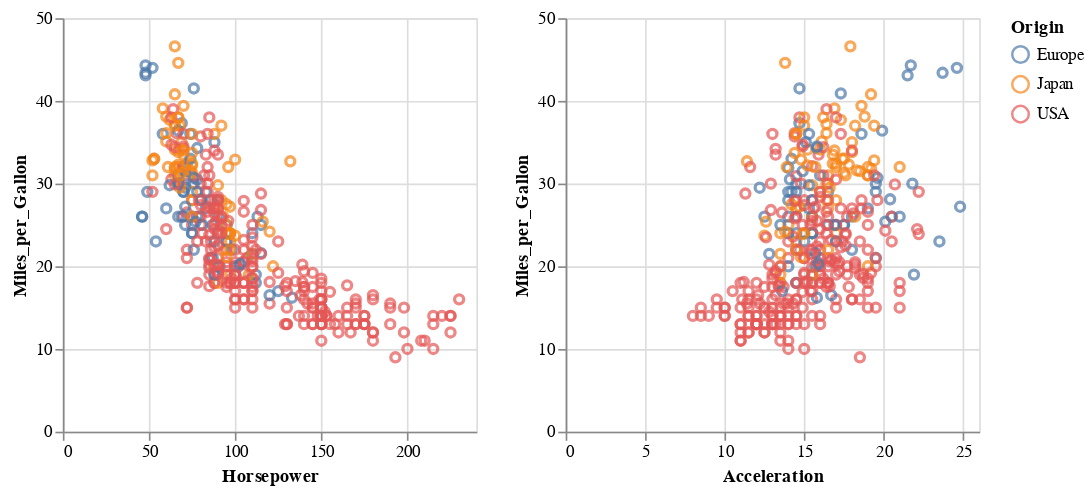

Notebook code cell kept with this figure:
### Code cell
import altair as alt
from vega_datasets import data

source = data.cars()

brush = alt.selection(type='interval', resolve='global')

base = alt.Chart(source).mark_point().encode(
    y='Miles_per_Gallon',
    color=alt.condition(brush, 'Origin', alt.ColorValue('gray')),
).add_selection(
    brush
).properties(
    width=250,
    height=250
).interactive()

base.encode(x='Horsepower') | base.encode(x='Acceleration')

### Figure 1 — Vega-Lite specification as saved in the notebook (floating-point values rounded to 4 significant figures; data arrays with more than 128 entries replaced by an {"elided": "..."} marker saying what was removed)
{"config": {"view": {"continuousWidth": 400, "continuousHeight": 300}}, "hconcat": [{"mark": "point", "encoding": {"color": {"condition": {"type": "nominal", "field": "Origin", "selection": "selector010"}, "value": "gray"}, "x": {"type": "quantitative", "field": "Horsepower"}, "y": {"type": "quantitative", "field": "Miles_per_Gallon"}}, "height": 250, "selection": {"selector010": {"type": "interval", "resolve": "global"}, "selector011": {"type": "interval", "bind": "scales", "encodings": ["x", "y"]}}, "width": 250}, {"mark": "point", "encoding": {"color": {"condition": {"type": "nominal", "field": "Origin", "selection": "selector010"}, "value": "gray"}, "x": {"type": "quantitative", "field": "Acceleration"}, "y": {"type": "quantitative", "field": "Miles_per_Gallon"}}, "height": 250, "selection": {"selector010": {"type": "interval", "resolve": "global"}, "selector011": {"type": "interval", "bind": "scales", "encodings": ["x", "y"]}}, "width": 250}], "data": {"name": "data-f02450ab61490a1363517a0190416235"}, "$schema": "https://vega.github.io/schema/vega-lite/v4.8.1.json", "datasets": {"data-f02450ab61490a1363517a0190416235": {"elided": "406 records"}}}
